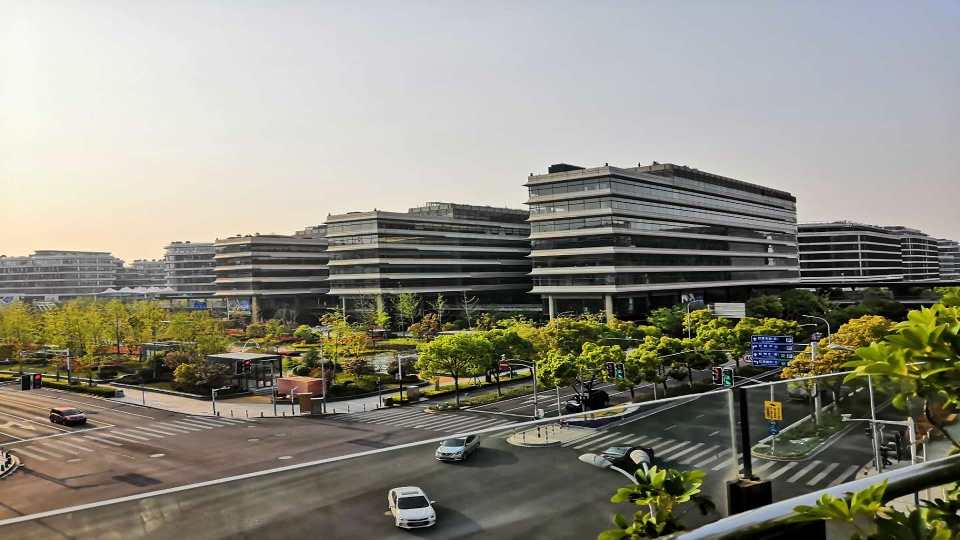
#> input picture img/1.jpg, 960 x 540 px
$ python 4_3.py
#> lines starting #> are read from the running program, lines starting #| are printed output that depends on the picture; after the words box and inside, x2 and y2 are one past the last pixel; in counts of white or black regions, pixels touching at a corner belong together
import numpy as np
import cv2 as cv
from matplotlib import pyplot as plt
from numpy.lib.shape_base import tile
img = cv.imread("./img/1.jpg",0)
#> img: shape (540, 960); min 0, max 255, mean 137.8
ret, thresh1 = cv.threshold(img,127,255,cv.THRESH_BINARY)
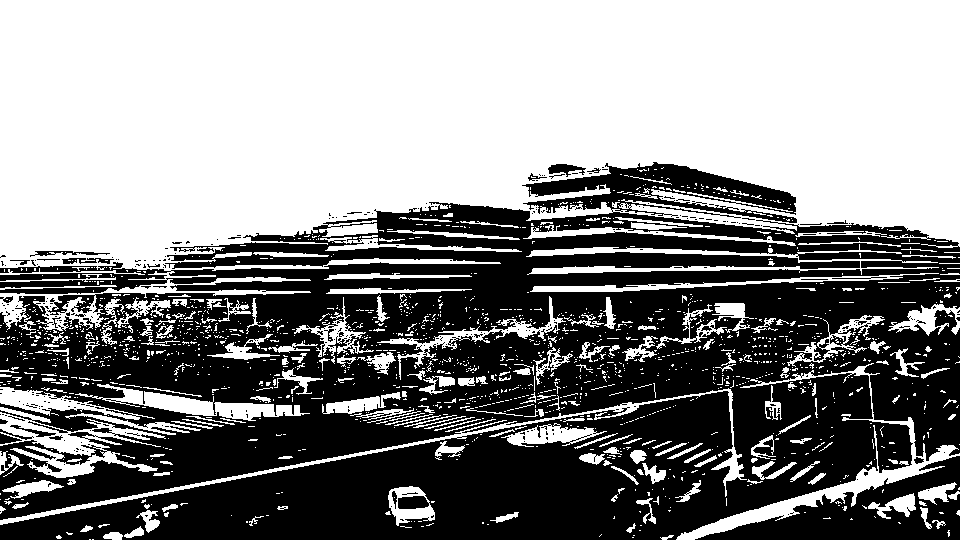
#> thresh1: shape (540, 960); 53.2% white; 371 black regions (343 under 20 px), largest, box (x1, y1, x2, y2) and area: (0, 162, 960, 540) 230298, (695, 456, 960, 540) 9197, (548, 164, 586, 177) 254
ret, thresh2 = cv.threshold(img,127,255,cv.THRESH_BINARY_INV)
ret, thresh3 = cv.threshold(img,127,255,cv.THRESH_TRUNC)
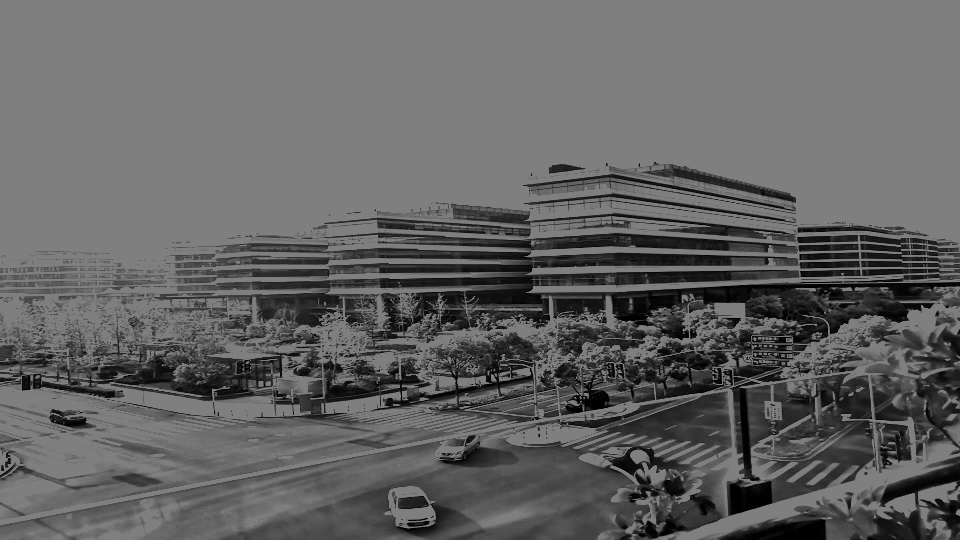
#> thresh3: shape (540, 960); min 0, max 127, mean 99.4
ret, thresh4 = cv.threshold(img,127,255,cv.THRESH_TOZERO)
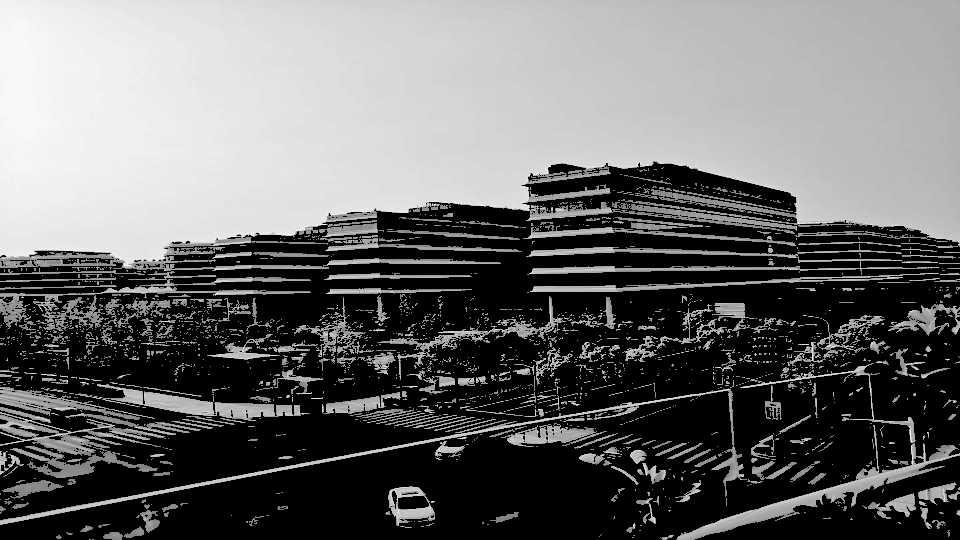
#> thresh4: shape (540, 960); min 0, max 255, mean 106.1
ret, thresh5 = cv.threshold(img,127,255,cv.THRESH_TOZERO_INV)
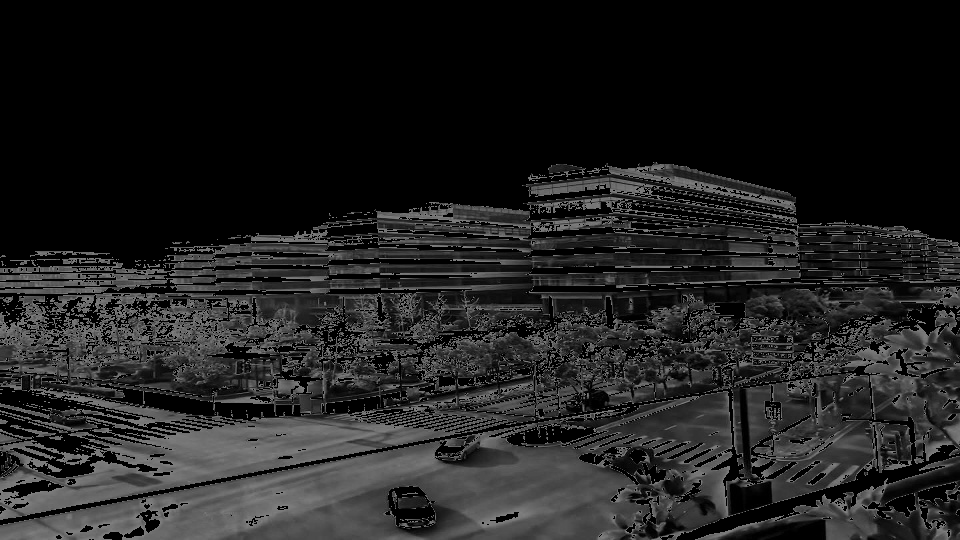
#> thresh5: shape (540, 960); min 0, max 127, mean 31.7
title = ['original','binary', 'binary_inv', 'trunc', 'tozero', 'tozero_inv']
images = [img, thresh1, thresh2, thresh3,thresh4,thresh5]
for i in range(6):
    plt.subplot(2,3,i+1),plt.imshow(images[i],'gray')
    plt.title(title[i])
    plt.xticks([]), plt.yticks([])
plt.show()

ret1,th1 = cv.threshold(img,127,255,cv.THRESH_BINARY)
ret2,th2 = cv.threshold(img,0,255,cv.THRESH_BINARY + cv.THRESH_OTSU)
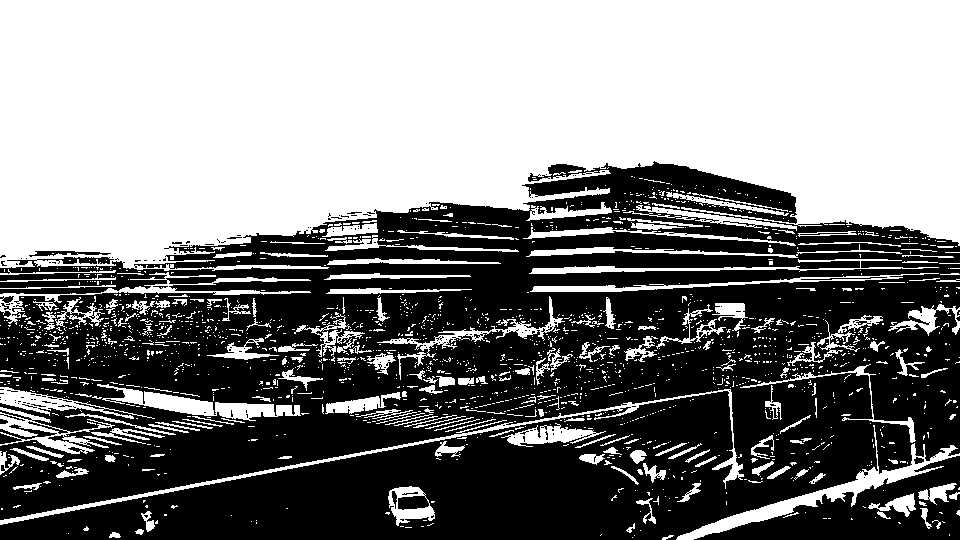
#> th2: shape (540, 960); 50.8% white; 218 black regions (202 under 20 px), largest, box (x1, y1, x2, y2) and area: (0, 161, 960, 540) 243772, (694, 456, 960, 540) 9501, (0, 424, 57, 444) 381
#> ret2 = 136

blur = cv.GaussianBlur(img,(5,5),0)
ret3,th3 = cv.threshold(blur,0,255,cv.THRESH_BINARY + cv.THRESH_OTSU)
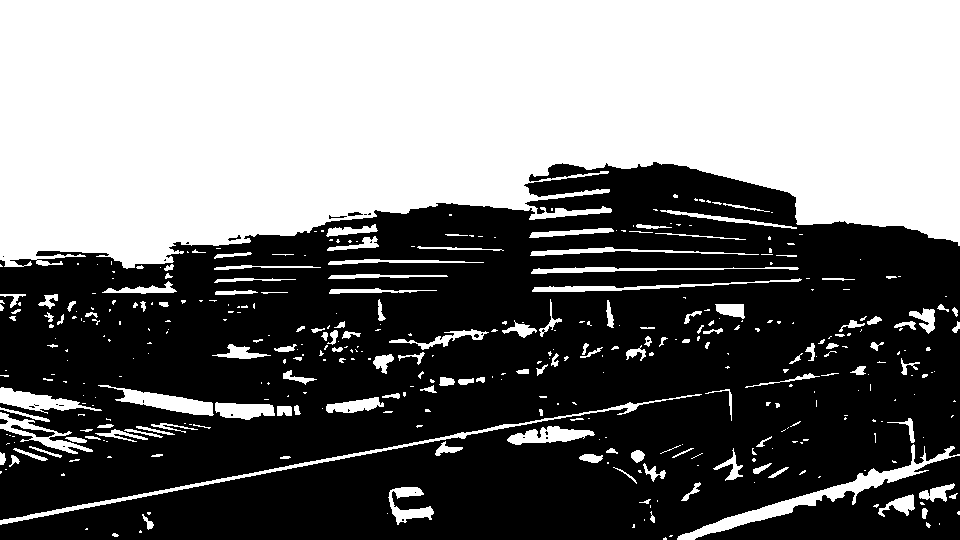
#> th3: shape (540, 960); 46.1% white; 406 white regions (252 under 20 px), largest, box (x1, y1, x2, y2) and area: (0, 0, 960, 269) 208963, (677, 444, 960, 540) 3118, (0, 394, 702, 525) 2378
#> ret3 = 142

imgs = [img,0,th1,
        img,0,th2,
        blur,0,th3]
titles = ['original noisy image','hostogram', 'global thresholding(v=127)',
          'original noisy image','hostogram', 'otsu thresholding',
          'gaussian filter image', 'hostogram', 'otsu threshingh']
for i in range(3):
    plt.subplot(3,3,i*3+1),plt.imshow(imgs[i*3],'gray')
    plt.title(titles[i*3]),plt.xticks([]),plt.yticks([])
    plt.subplot(3,3,i*3+2),plt.hist(imgs[i*3].ravel(),256)
    plt.title(titles[i*3+1]),plt.xticks([]),plt.yticks([])
    plt.subplot(3,3,i*3+3),plt.imshow(imgs[i*3+2],'gray')
    plt.title(titles[i*3+2]),plt.xticks([]),plt.yticks([])
plt.show()
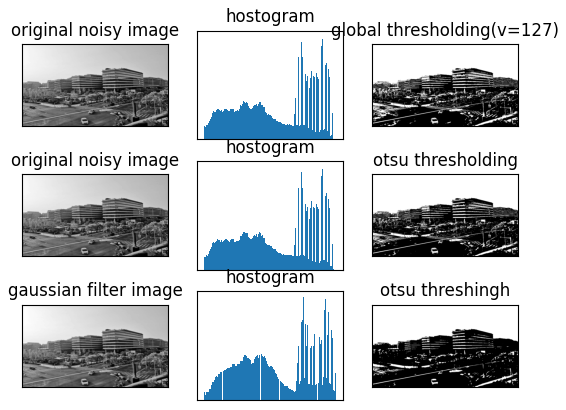
#> figure drawn by matplotlib, 9 panels
